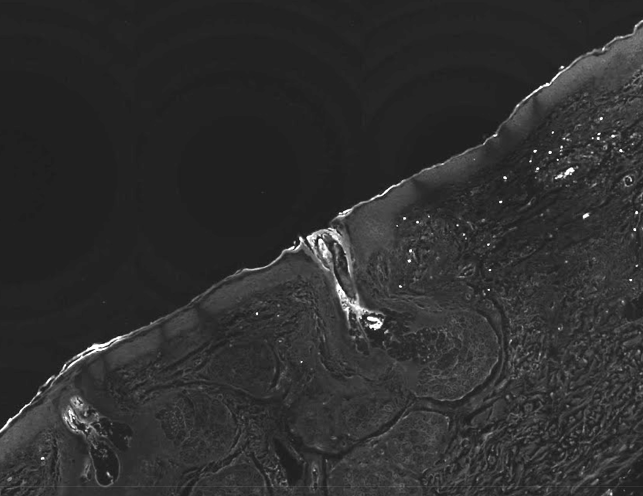
#> input picture image_processing/fluorescence_image_example.png, 1286 x 992 px (shown at 1/2 size)
$ jupyter execute rotate_fluorescence_image.ipynb
#> lines starting #> are read from the running program, lines starting #| are printed output that depends on the picture
### image_processing/draw_fluorescent_image.py
import numpy as np
from scipy.optimize import minimize
import cv2
import matplotlib.pyplot as plt


def draw_fluorescent_image(image,fluorescence_image_points_on_line_pix,photobleach_line_group):
  # Plot image
  plt.imshow(image)

  # Plot lines
  for points, group in zip(fluorescence_image_points_on_line_pix, photobleach_line_group):
    if group == 'v' or group == 'V':
      color = 'red'
    else:
      color = 'blue'

    points = np.array(points)
    plt.plot(points[:,0], points[:,1], color=color, linewidth=1)

  plt.axis('off')  # Hide the axis
  plt.show()

### image_processing/fluorescent_image_preprocessing.py
import numpy as np
from scipy.optimize import minimize
import cv2
from plane.fit_plane import FitPlane


""" This file contains utility functions to pre-process fluorescent images
with barcodes to make sure they meet _check_u_v_consistency_assumptions set by fitplane """


""" Rotate image to meet requirements
    For explanation about this function see: https://docs.google.com/document/d/1-JUh07n5B2JEqUmg6tkGTbQ7zrT5hNYcfUa5oMXOGm4/edit?tab=t.0#bookmark=id.ab2crgzg4856
    INPUTS:
    :fluorescence_image_points_on_line_pix: List of points. Dimensions are
        [line number][point number on the line][0=u,1=v]
    :photobleach_line_position_mm: see photobleach_pattern.py Pattern.project_pattern_onto_plane
    :photobleach_line_group: see photobleach_pattern.py Pattern.project_pattern_onto_plane
    :fluorescence_image: cv object with the image

    OUTPUT: Same as input but rotated to maximize u-v consistency
        fluorescence_image_points_on_line_pix
        photobleach_line_position_mm
        angle_rad

    """
def rotate_image_to_meet_consistency_assumptions(
    fluorescence_image_points_on_line_pix,
    photobleach_line_position_mm,
    photobleach_line_group,
    fluorescence_image):

    # Get the angle
    theta_rad = _rotate_points_to_optimize_uv(
        fluorescence_image_points_on_line_pix,
        photobleach_line_position_mm,
        photobleach_line_group)

    # Rotate points along the center of the image
    fluorescence_image_points_on_line_pix_out = _rotate_pt_list(
        fluorescence_image_points_on_line_pix, theta_rad,
        center_x = (fluorescence_image.shape[1]-1)/2,
        center_y = (fluorescence_image.shape[0]-1)/2,
        )

    # Rotate image - calculate the rotation matrix
    M = cv2.getRotationMatrix2D(((fluorescence_image.shape[1]-1)/2, (fluorescence_image.shape[0]-1)/2),
                                np.degrees(theta_rad), 1)

    # Apply the rotation
    fluorescence_image_out = cv2.warpAffine(
        fluorescence_image, M, (fluorescence_image.shape[1], fluorescence_image.shape[0]),
        flags=cv2.INTER_LINEAR, borderMode=cv2.BORDER_CONSTANT)

    return fluorescence_image_points_on_line_pix_out, fluorescence_image_out, theta_rad


# Optimize rotation angle, output is the optimum
def _rotate_points_to_optimize_uv(
    fluorescence_image_points_on_line_pix,
    photobleach_line_position_mm,
    photobleach_line_group):

    def error_fun(theta_rad, is_print=False):
        theta_rad = theta_rad[0]

        pt_rot = _rotate_pt_list(
            fluorescence_image_points_on_line_pix, theta_rad)

        fp = FitPlane.from_fitting_points_on_photobleach_lines(
            pt_rot,
            photobleach_line_position_mm,
            photobleach_line_group,
            skip_uv_value_cheks=True,
            )

        # Value to minimize
        e = (fp.v[0]**2+fp.v[1]**2)/(fp.u[0]**2+fp.u[1]**2)

        if is_print:
            print(f"Theta: {theta_rad}, e={e}")
            print(fp.u_direction())
            print(fp.v_direction())

        return e

    # Optimize
    initial_guess = 0
    result = minimize(
        error_fun, initial_guess,
        bounds=[(-np.pi, np.pi)])
    theta_out = result.x[0]

    # Extract the result
    return theta_out

# Rotate points acording to angle
def _rotate_pt_list(pt_list, theta_rad, center_x=0, center_y=0):
    c = np.cos(theta_rad)
    s = np.sin(theta_rad)
    m = np.array([[c,s],[-s,c]])

    p0 = np.array([center_x, center_y])

    new_pt_list=[]
    for line_points in pt_list:
        new_line_points = []
        for point in line_points:
            # Rotate vector using p0 as the center
            v = m.dot(np.array(point)-p0)+p0

            # Store result
            new_line_points.append(v.tolist())
        new_pt_list.append(new_line_points)

    return new_pt_list

### plane/fit_plane.py
import json
import numpy as np
from scipy.optimize import minimize

class FitPlane:

    """ Begin constractor methods """
    def __init__(self,u_mm=None,v_mm=None,h_mm=None,recommended_center_pix=[0,0], skip_uv_value_cheks=False):

        if u_mm is not None and v_mm is not None and h_mm is not None:
            self.u = np.array(u_mm) # mm
            self.v = np.array(v_mm) # mm
            self.h = np.array(h_mm) # mm
            self.recommended_center_pix = np.array(recommended_center_pix)
            self._check_u_v_consistency_assumptions(skip_uv_value_cheks)
        else:
            self.u = None
            self.v = None
            self.h = None
            self.recommended_center_pix = None

    @classmethod
    def from_fitting_points_on_photobleach_lines(cls,
        fluorescence_image_points_on_line_pix, photobleach_line_position_mm, photobleach_line_group,
        print_inputs = False,
        skip_uv_value_cheks=False):
        """
        This function initialize FitPlane by points on photobleach lines.

        INPUTS:
            fluorescence_image_points_on_line_pix: For each of the photobleach lines,
                find at least two points in the fluorescence image. Mark the coordinates as pixel values
                l1 = [[x1,y1],[x2,y2],...] and create an array of those [l1,l2,...,ln]
            photobleach_line_position_mm: an array defining the position (in mm) of each of the photobleach line positions
            photobleach_line_group: an array defining each line is a horizontal or vertical line ['h','v',...]
            print_inputs: prints to screen the inputs of the function for debug purposes.
            skip_uv_value_cheks: skip checks, not recommended!
        """
        fp = cls()

        # Print inputs
        if print_inputs:
            txt = 'FitPlane.from_fitting_points_on_photobleach_lines('
            txt = txt + json.dumps(np.array(fluorescence_image_points_on_line_pix).tolist()) + ','
            txt = txt + json.dumps(np.array(photobleach_line_position_mm).tolist()) + ','
            txt = txt + json.dumps(np.array(photobleach_line_group).tolist()) + ')'
            print(txt)

        # Input check
        if (len(fluorescence_image_points_on_line_pix) != len(photobleach_line_position_mm) or
            len(fluorescence_image_points_on_line_pix) != len(photobleach_line_group)):
            raise ValueError("Number of lines should be the same between " +
                "fluorescence_image_points_on_line_pix, photobleach_line_position_mm, photobleach_line_group")

        # Solve x,y first
        c = fp._fit_from_photobleach_lines_xy(
            fluorescence_image_points_on_line_pix,
            photobleach_line_position_mm,
            photobleach_line_group)

        # Make sure u has no z component. It will help make things standard
        fp._fit_from_photobleach_lines_z_from_no_shear_equal_size()

        # Fix z component
        fp.h[2] = 0

        # Check
        fp._check_u_v_consistency_assumptions(skip_uv_value_cheks)

        # Find recomended_center according to this logic:
        # c_u - according to the location that norm hits the plane
        # c_v - center of the fluorescence_image_points_on_line_pix
        v_coordinates = np.array([item[1] for sublist in fluorescence_image_points_on_line_pix for item in sublist])
        c_v = np.mean(v_coordinates)
        o = fp.get_uv_from_xyz([0,0,0], skip_uv_value_cheks=True)
        c_u = o[0]
        fp.recommended_center_pix = np.array([c_u, c_v])

        return(fp)

    # [14 lines left out: function from_json, not called in this run]

    """ End constractor methods """
    def _fit_from_photobleach_lines_xy(self,
        fluorescence_image_points_on_line_pix, photobleach_line_position_mm, photobleach_line_group
        ):
        """ First part estimates x-y part of u,v,h using least squares matrix """

        # Generate least square matrix
        def gen_row (
            ln_pts, # Points on the specific line
            ln_id_group, # Can be 'h' or 'v'
            ln_id_pos,   # The physical position in mm
            ):
            y_row = []
            A_row = []
            for ln_pt in ln_pts:
                y.append(ln_id_pos) # least square y is the line position [mm]
                if ln_id_group == 'v':
                    A_row.append([ln_pt[0], 0, ln_pt[1], 0, 1, 0])
                else:
                    A_row.append([0, ln_pt[0], 0, ln_pt[1], 0, 1])

            A_row = np.array(A_row)
            y_row = np.array(y_row)

            return (A_row,y_row)
        A = []
        y = []
        for index, _ in enumerate(photobleach_line_group):
            A_row, y_row = gen_row(fluorescence_image_points_on_line_pix[index],
                photobleach_line_group[index],photobleach_line_position_mm[index])
            A.append(A_row)
            y.append(y_row)
        A = np.vstack(A)
        y = np.hstack(y)

        # Solve the least square problem
        x, residuals, rank, s = np.linalg.lstsq(A, y, rcond=None)

        # Output vectors
        self.u = np.array([x[0], x[1], np.nan])
        self.v = np.array([x[2], x[3], np.nan])
        self.h = np.array([x[4], x[5], np.nan])

    def _fit_from_photobleach_lines_z_from_no_shear_equal_size(self):
        # Estimate z by using no shear and equal size assumptions
        u_x = self.u[0]
        u_y = self.u[1]
        v_x = self.v[0]
        v_y = self.v[1]

        # No shear means dot product of u vec and v vec is 0
        # We define A = u_x*v_x+u_y*v_y,
        # Optimize u_z,v_z such that A+u_z*v_z is close to 0
        A = u_x*v_x+u_y*v_y

        # Equal size means same norm |u|^2=|v|^2
        # We define B = u_x**2-v_x**2+u_y**2-v_y**2
        # Optimize u_z,v_z such that B+u_**2-v_z**2 is close to 0
        B = u_x**2-v_x**2+u_y**2-v_y**2

        # Find a solution
        def objective_function(vec):
            u_z, v_z = vec
            return (A + u_z*v_z)**2 + (B + u_z**2 - v_z**2)**2
        result = minimize(objective_function, [0, np.linalg.norm(self.u[0:1])],
            options={'gtol': 1e-12})
        u_z, v_z = result.x

        # Make sure the solution is such v_z is positive as solutions are sign agnostic
        if v_z < 0:
            u_z = -u_z
            v_z = -v_z

        # Store result
        self.u[2] = u_z
        self.v[2] = v_z

    def _check_u_v_consistency_assumptions(self, skip_value_cheks=False):
        """ Check u,v assumptions """

        # Skip
        if skip_value_cheks:
            return

        # Check u and v are orthogonal and have the same norm
        if not (np.abs(self.u_norm_mm() - self.v_norm_mm())/self.v_norm_mm() < 0.05):
            raise ValueError('u and v should have the same norm, see: https://docs.google.com/presentation/d/1uh6tizdCt6uHBrgP91z-1wh_s7IqIcK0Vase-nJyxs8/edit')
        if not (np.dot(self.u,self.v)/(self.u_norm_mm()*self.v_norm_mm()) < 0.05):
            raise ValueError('u must be orthogonal to v see: https://docs.google.com/presentation/d/1uh6tizdCt6uHBrgP91z-1wh_s7IqIcK0Vase-nJyxs8/edit')

        # Check that u vec is more or less in the x-y plane and that v points toward z
        ratio = np.sqrt((self.v[0]**2+self.v[1]**2)/(self.u[0]**2+self.u[1]**2))
        min_ratio = 0.17
        if not ( ratio < min_ratio):
            raise ValueError(
                'Make sure that tissue surface is parallel to x axis, and section is such v points z axis. Slope is %.2f (%.0f deg) which is higher than target <%.2f slope.  see: https://docs.google.com/presentation/d/1uh6tizdCt6uHBrgP91z-1wh_s7IqIcK0Vase-nJyxs8/edit'
                % (ratio, np.degrees(np.arctan(ratio)),min_ratio))

    def u_norm_mm(self):
        """ Return the size of pixel u in mm """
        return np.linalg.norm(self.u)

    def v_norm_mm(self):
        """ Return the size of pixel v in mm """
        return np.linalg.norm(self.v)

    def u_direction(self):
        """ Return a unit vector in the direction of u """
        return self.u / self.u_norm_mm()

    def v_direction(self):
        """ Return a unit vector in the direction of v """
        return self.v / self.v_norm_mm()

    # [20 lines left out: functions normal_direction, get_plane_equation, get_xyz_from_uv, not called in this run]

    def get_uv_from_xyz(self, point_mm, skip_uv_value_cheks=False):
        """ Get the u,v coordinates on an image from a point in space, if point is outside the plane, return the u,v of the closest point. point_mm is a 3D numpy array or array """

        point_mm = np.array(point_mm)

        # Assuming u is orthogonal to v (as it shuld) for this function to work
        self._check_u_v_consistency_assumptions(skip_uv_value_cheks)

        u_hat = self.u_direction()
        u_norm = self.u_norm_mm()
        u_pix = np.dot(point_mm-self.h,u_hat)/u_norm

        v_hat = self.v_direction()
        v_norm = self.v_norm_mm()
        v_pix = np.dot(point_mm-self.h,v_hat)/v_norm

        return np.array([u_pix, v_pix])

    # [66 lines left out: function get_fit_plane_xy_projection, not called in this run]

    def distance_from_origin_mm(self):
        """ Compute a signed distance from origin """
        return np.dot(self.h, self.normal_direction())

    # [86 lines left out: functions xy_rotation_deg, tilt_deg, _from_json, to_json, get_v_line_fit_plane_intercept, get_h_line_fit_plane_intercept, not called in this run]

### pattern/photobleach_pattern.py
import numpy as np

""" This class defines a photobleach pattern and provide basic functionality """
class Pattern:
    def __init__ (
        self,
        v_line_bias_mm = 500e-3,
        h_line_bias_mm = -650e-3,
        base_mm = 90e-3,
        v_line_positions = [-1, 0, 1], # Unitless, units will be added later in the code. Make sore it is sorted.
        h_line_positions = [-3, 0, 1, 3],
        ):

        # Input check
        # Check sorting otherwise the relationship between cut position and the graphs in the last cell is lost.
        if not np.array_equal(v_line_positions, np.sort(v_line_positions)):
          raise ValueError('v_line_positions should be sorted')
        if not np.array_equal(h_line_positions, np.sort(h_line_positions)):
          raise ValueError('h_line_positions should be sorted')

        # Assign
        self.v_line_bias_mm = v_line_bias_mm
        self.h_line_bias_mm = h_line_bias_mm
        self.base_mm = base_mm
        self.v_line_positions = v_line_positions
        self.h_line_positions = h_line_positions

        # Compute line positions in mm
        self.v_line_positions_mm = np.array(v_line_positions) * base_mm + v_line_bias_mm
        self.h_line_positions_mm = np.array(h_line_positions) * base_mm + h_line_bias_mm

    def get_number_of_lines(self):
        return (len(self.v_line_positions) + len(self.h_line_positions))


    """ This function returns the pattern as seen by fluorescent image (left to right)
        INPUTS:
            cut_position - can be 1,2,3,4
        OUTPUTS:
            photobleach_line_position_mm
            photobleach_line_group
    """
    def project_pattern_onto_plane(self,cut_position=2):

        # Combine v lines and h lines according to order
        def combine(order='vh',flip_v=False, flip_h=False):
          if flip_v:
            v = np.flipud(self.v_line_positions_mm)
          else:
            v = self.v_line_positions_mm

          if flip_h:
            h = np.flipud(self.h_line_positions_mm)
          else:
            h = self.h_line_positions_mm

          if order == 'hv':
            photobleach_line_position_mm = np.concatenate((h, v), axis=0)
            photobleach_line_group = (['h'] * len(h)) + (['v'] * len(v))
          else:
            photobleach_line_position_mm = np.concatenate((v, h), axis=0)
            photobleach_line_group = (['v'] * len(v)) + (['h'] * len(h))

          return photobleach_line_position_mm, photobleach_line_group

        if cut_position == 1:
          photobleach_line_position_mm, photobleach_line_group = combine(
              order='vh', flip_v=False, flip_h=True)
        elif cut_position == 2:
          photobleach_line_position_mm, photobleach_line_group = combine(
              order='hv', flip_h=False, flip_v=False)
        elif cut_position == 3:
          photobleach_line_position_mm, photobleach_line_group = combine(
              order='hv', flip_h=True, flip_v=False)
        elif cut_position == 4:
          photobleach_line_position_mm, photobleach_line_group = combine(
              order='vh', flip_v=False, flip_h=False)

        return photobleach_line_position_mm, photobleach_line_group

### rotate_fluorescence_image.ipynb
<a href="https://colab.research.google.com/github/WinetraubLab/coregister-xz/blob/main/rotate_fluorescence_image.ipynb" target="_blank">
</a>

<a href="https://github.com/WinetraubLab/coregister-xz/blob/main/rotate_fluorescence_image.ipynb" target="_blank">

</a>

# Overview
This notebook will find the best rotation for the fluorescence image that will best meet u,v consistency assumptions.

[cell 1]
# @title Script inputs

# On the fluorescence image, record which points are on every line (x,y pixels)
# Lines show up from left to right on the flourescence image
fluorescence_image_points_on_line_pix = [
    [ [ 205, 712], [ 217, 748] ], # A few points on line 0 (v)
    [ [ 325, 656], [ 328, 690] ], # A few points on line 1 (v)
    [ [ 392, 618], [ 418, 645] ], # ...
    [ [ 826, 360], [ 848, 385] ],
    [ [ 973, 280], [ 984, 310] ],
    [ [1009, 258], [1022, 294] ],
    [ [1068, 194], [1080, 233] ], # A few points on line 6 (h)
  ]

cut_position = 4
mirror_image = False # Use in case you want to mirror image

# Fluorescence image file path, set to empty string '' to upload an image or use google drive path
image_file_path = 'image_processing/fluorescence_image_example.png'

[cell 2]
# @title Environment Setup

if not 'setup_env_rotate_fluorescence_image' in globals():
  setup_env_rotate_fluorescence_image = True
  !git clone --recurse-submodules https://github.com/WinetraubLab/coregister-xz/
  %cd ./coregister-xz/

from plane.fit_plane import FitPlane
from image_processing.fluorescent_image_preprocessing import rotate_image_to_meet_consistency_assumptions
from image_processing.draw_fluorescent_image import draw_fluorescent_image
from pattern.photobleach_pattern import Pattern
import numpy as np
import matplotlib.pyplot as plt
import cv2

if '/content/drive/' in image_file_path:
  from google.colab import drive
  drive.mount('/content/drive/')

[cell 3]
# @title Do the Work

pattern = Pattern()
photobleach_line_position_mm, photobleach_line_group = pattern.project_pattern_onto_plane(cut_position)

# Check input length
if (len(fluorescence_image_points_on_line_pix) !=
    pattern.get_number_of_lines()):
    raise ValueError('Number of lines identified in the fluorescence_image should be equal to number of lines in template')

# Upload image
if not image_file_path:
  from google.colab import files
  import os
  uploaded = files.upload()
  image_file_path = list(uploaded.keys())[0]
  image_file_path = os.path.join(os.getcwd(), image_file_path)

# Load image
image = cv2.cvtColor(cv2.imread(image_file_path),cv2.COLOR_BGR2RGB)
#> image is the input picture: shape (992, 1286, 3); min 5, max 255, mean 47.2

print('Before')
draw_fluorescent_image(image,fluorescence_image_points_on_line_pix,photobleach_line_group)
#> in draw_fluorescent_image, `plt.show()`:
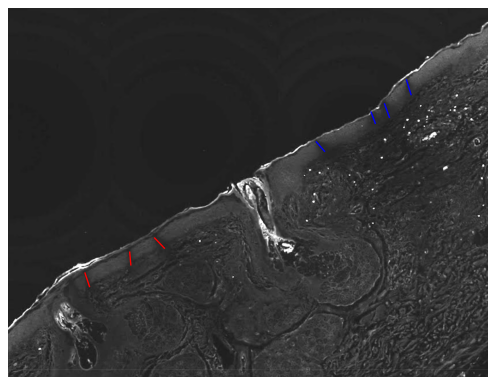
#> figure drawn by matplotlib, 1 panel

# Flip if needed
if mirror_image:
  # Mirror image
  image = cv2.flip(image, 1)

  # Mirror lines
  for i in range(len(fluorescence_image_points_on_line_pix)): # Loop lines
    for j in range(len(fluorescence_image_points_on_line_pix[i])): # Loop points on each line
      fluorescence_image_points_on_line_pix[i][j][0] = image.shape[1] - 1 - fluorescence_image_points_on_line_pix[i][j][0]


# Find optimal rotation and draw results
fluorescence_image_points_on_line_pix_out, image_out, angle_rad = rotate_image_to_meet_consistency_assumptions(
    fluorescence_image_points_on_line_pix,
    photobleach_line_position_mm,
    photobleach_line_group,
    image)
#> in rotate_image_to_meet_consistency_assumptions, `fluorescence_image_out = cv2.warpAffine( fluorescence_image, M, (fluor..`:
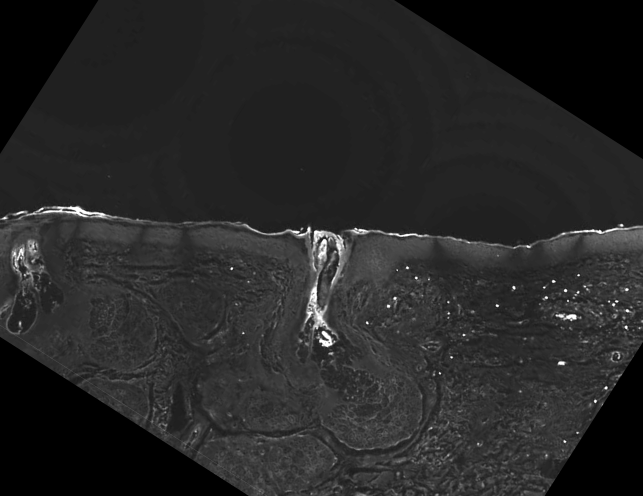
#> fluorescence_image_out: shape (992, 1286, 3) (shown at 1/2 size); min 0, max 255, mean 38.9
#> fluorescence_image_points_on_line_pix_out = [[[157.3, 442.3], [148, 479.1]], [[288.5, 459.7], [272.8, 490]], [[365.5, 463.8], [372.8, 500.5]], [[870.1, 480.2], [875.2, 513.1]], [[1037, 491.9], [1030.1, 523.1]], [[1079.2, 492.8], [1070.8, 530.1]], [[1163.4, 470.7], [1152.5, 510]]]; angle_rad = -0.569

# Save image to local
cv2.imwrite('rotated_image.png', image_out)

print('After')
draw_fluorescent_image(image_out,fluorescence_image_points_on_line_pix_out,photobleach_line_group)
#> the loop in draw_fluorescent_image (call 2), `for points, group in zip(fluorescence_image_points_on_line_pix, photob..` made 7 passes
#> (points, group, color) on passes 1 to 7: ([[157.3, 442.3], [148, 479.1]], 'v', 'red'), ([[288.5, 459.7], [272.8, 490]], 'v', 'red'), ([[365.5, 463.8], [372.8, 500.5]], 'v', 'red'), ([[870.1, 480.2], [875.2, 513.1]], 'h', 'blue'), ([[1037, 491.9], [1030.1, 523.1]], 'h', 'blue'), ([[1079.2, 492.8], [1070.8, 530.1]], 'h', 'blue'), ([[1163.4, 470.7], [1152.5, 510]], 'h', 'blue')
#> in draw_fluorescent_image (call 2), `plt.show()`:
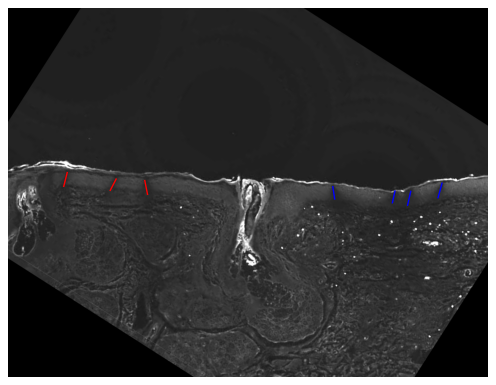
#> figure drawn by matplotlib, 1 panel

print(f"Rotation was {np.round(angle_rad*180/np.pi*10)/10} degrees")
#| Rotation was -32.6 degrees

[cell 4]
# @title Print modified points

print('fluorescence_image_points_on_line_pix = [')
for i in range(len(fluorescence_image_points_on_line_pix_out)): # Loop lines
  txt = '    ['
  for j in range(len(fluorescence_image_points_on_line_pix_out[i])): # Loop points on each line
    txt += f' [{round(fluorescence_image_points_on_line_pix_out[i][j][0])}, {round(fluorescence_image_points_on_line_pix_out[i][j][0])}],'
  txt = txt[:-1]
  txt += ' ]'
  print(txt)
#> this loop made 7 passes
#> txt on passes 1 to 7: '    [ [157, 157], [148, 148] ]', '    [ [289, 289], [273, 273] ]', '    [ [365, 365], [373, 373] ]', '    [ [870, 870], [875, 875] ]', '    [ [1037, 1037], [1030, 1030] ]', '    [ [1079, 1079], [1071, 1071] ]', '    [ [1163, 1163], [1153, 1153] ]'
#|     [ [157, 157], [148, 148] ]
#|     [ [289, 289], [273, 273] ]
#|     [ [365, 365], [373, 373] ]
#|     [ [870, 870], [875, 875] ]
#|     [ [1037, 1037], [1030, 1030] ]
#|     [ [1079, 1079], [1071, 1071] ]
#|     [ [1163, 1163], [1153, 1153] ]
print('  ]')

[cell 5]
# @title Download rotated image to local computer
from google.colab import files
files.download('rotated_image.png')
